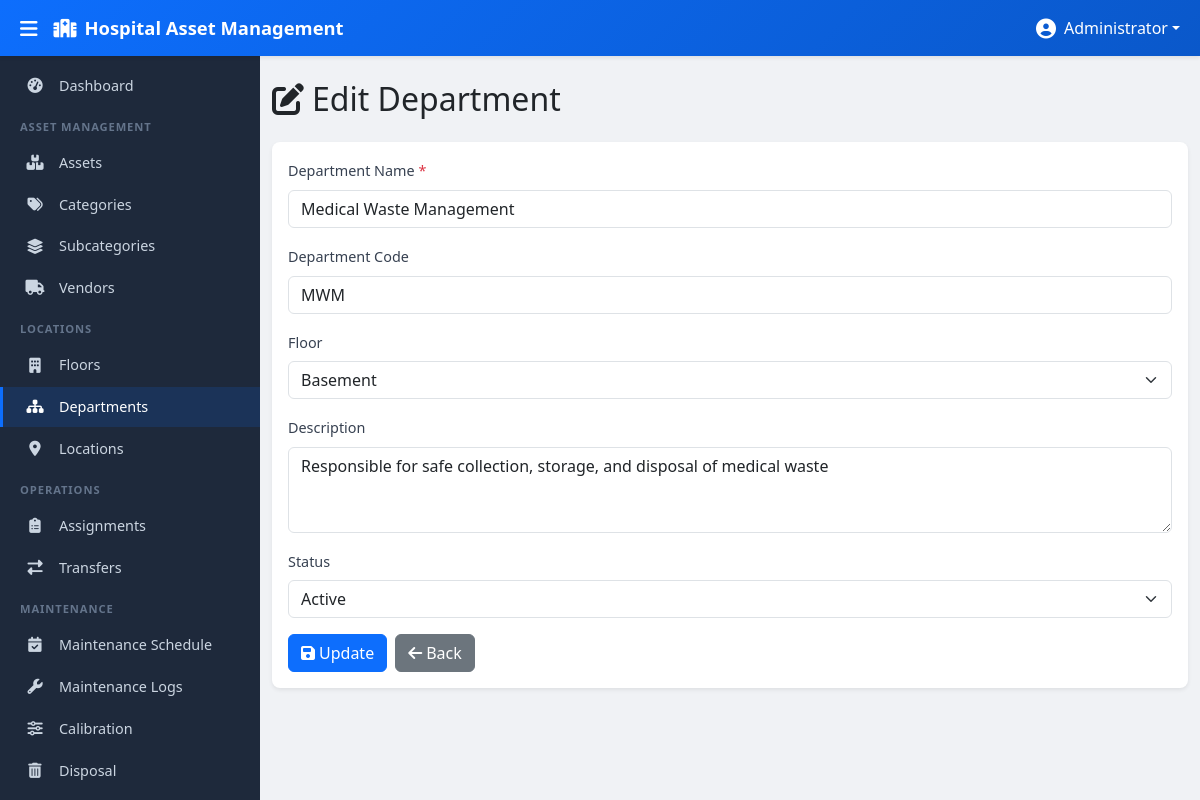
/modules/departments/edit.php?id=2 (signed in), run on the app's committed database.
### tables this page shows
CREATE TABLE departments (
    id INT AUTO_INCREMENT PRIMARY KEY,
    department_name VARCHAR(150) NOT NULL,
    department_code VARCHAR(50),
    floor_id INT,
    description TEXT,
    status ENUM('active','inactive') DEFAULT 'active',
    is_deleted TINYINT(1) DEFAULT 0,
    created_at TIMESTAMP DEFAULT CURRENT_TIMESTAMP,
    FOREIGN KEY (floor_id) REFERENCES floors(id)
);

CREATE TABLE floors (
    id INT AUTO_INCREMENT PRIMARY KEY,
    floor_name VARCHAR(100) NOT NULL,
    floor_code VARCHAR(20),
    building VARCHAR(150),
    is_deleted TINYINT(1) DEFAULT 0,
    created_at TIMESTAMP DEFAULT CURRENT_TIMESTAMP
);

### modules/departments/edit.php (the view, shortened to what this page needs)
<?php
$pdo = getDBConnection();
$id = (int)($_GET['id'] ?? 0);
$stmt = $pdo->prepare("SELECT * FROM departments WHERE id = ? AND is_deleted = 0");
$stmt->execute([$id]);
$department = $stmt->fetch();
$stmt = $pdo->prepare("SELECT id, floor_name FROM floors WHERE is_deleted = 0 ORDER BY floor_name");
$stmt->execute();
$floors = $stmt->fetchAll();
require_once __DIR__ . '/../../views/header.php';
require_once __DIR__ . '/../../views/sidebar.php';
?>
<div class="main-content" id="mainContent">
    <div class="container-fluid py-4">
        <div class="row mb-4">
            <div class="col-12">
                <h2 class="mb-0"><i class="fas fa-edit me-2"></i>Edit Department</h2>
            </div>
        </div>
        <div class="card shadow-sm">
            <div class="card-body">
                <form method="POST" action="edit.php?id=<?php echo $id; ?>">
                    <div class="mb-3">
                        <label for="department_name" class="form-label">Department Name <span class="text-danger">*</span></label>
                        <input type="text" class="form-control" id="department_name" name="department_name" required value="<?php echo htmlspecialchars($department['department_name'], ENT_QUOTES, 'UTF-8'); ?>">
                    </div>
                    <div class="mb-3">
                        <label for="department_code" class="form-label">Department Code</label>
                        <input type="text" class="form-control" id="department_code" name="department_code" value="<?php echo htmlspecialchars($department['department_code'] ?? '', ENT_QUOTES, 'UTF-8'); ?>">
                    </div>
                    <div class="mb-3">
                        <label for="floor_id" class="form-label">Floor</label>
                        <select class="form-select" id="floor_id" name="floor_id">
                            <?php foreach ($floors as $floor): ?>
                                <option value="<?php echo $floor['id']; ?>" <?php echo ($department['floor_id'] == $floor['id']) ? 'selected' : ''; ?>>
                                    <?php echo htmlspecialchars($floor['floor_name'], ENT_QUOTES, 'UTF-8'); ?>
                                </option>
                            <?php endforeach; ?>
                        </select>
                    </div>
                    <div class="mb-3">
                        <label for="description" class="form-label">Description</label>
                        <textarea class="form-control" id="description" name="description" rows="3"><?php echo htmlspecialchars($department['description'] ?? '', ENT_QUOTES, 'UTF-8'); ?></textarea>
                    </div>
                    <div class="mb-3">
                        <label for="status" class="form-label">Status</label>
                        <select class="form-select" id="status" name="status">
                            <option value="active" <?php echo ($department['status'] === 'active') ? 'selected' : ''; ?>>Active</option>
                        </select>
                    </div>
                    <div class="d-flex gap-2">
                        <button type="submit" class="btn btn-primary"><i class="fas fa-save me-1"></i>Update</button>
                        <a href="index.php" class="btn btn-secondary"><i class="fas fa-arrow-left me-1"></i>Back</a>
                    </div>
                </form>
            </div>
        </div>
    </div>
</div>
<?php require_once __DIR__ . '/../../views/footer.php'; ?>

### assets/css/style.css (style rules this page uses)
:root { --sidebar-width: 260px; --sidebar-collapsed-width: 0px; --topbar-height: 56px; --primary-color: #0d6efd; --primary-dark: #0a58ca; --secondary-color: #0dcaf0; --sidebar-bg: #1e293b; --sidebar-hover: #334155; --sidebar-active: #0d6efd; --sidebar-text: #cbd5e1; --sidebar-heading: #64748b; --body-bg: #f0f2f5; }
body { font-family: 'Segoe UI', Tahoma, Geneva, Verdana, sans-serif; background-color: var(--body-bg); overflow-x: hidden; }
.main-content { margin-left: var(--sidebar-width); margin-top: var(--topbar-height); min-height: calc(100vh - var(--topbar-height)); transition: margin-left 0.3s ease; }
.card { border: none; border-radius: 0.5rem; box-shadow: 0 1px 3px rgba(0, 0, 0, 0.08); }
.form-label { font-weight: 500; font-size: 0.9rem; color: #374151; }

### data on the page
departments: department_name "Medical Waste Management", department_code "MWM", floor_id "Basement", description "Responsible for safe collection, storage, and disposal of medical waste", status "Active"

### other printed values
$_SESSION['user_name'] "Administrator"
